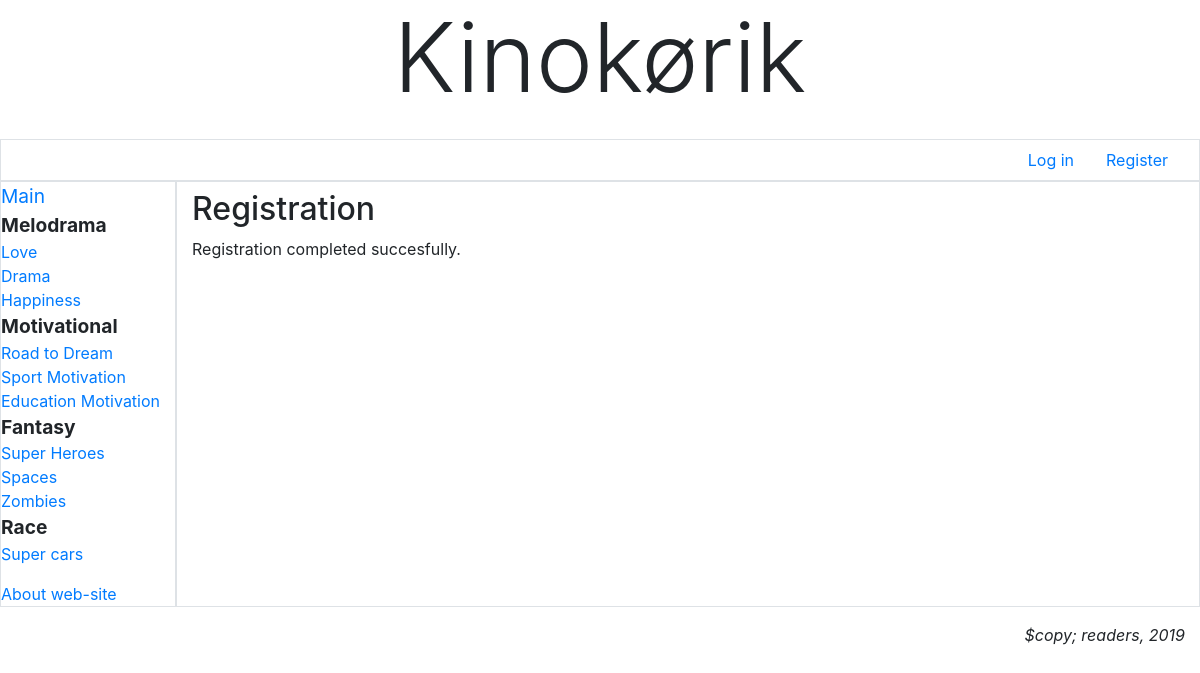
Page /accounts/register/done/ on the committed database.
### main/models.py (models this page shows)
class Category(models.Model):
	name = models.CharField(max_length=20, db_index=True, unique=True, verbose_name='Title')
	order = models.SmallIntegerField(default=0, db_index=True,verbose_name='order')
	super_category = models.ForeignKey('SuperCategory', on_delete=models.PROTECT, null=True, blank=True, verbose_name='Category')

### main/views.py (the view)
# urls.py: path('accounts/register/done/', RegisterDoneView.as_view(), name='register_done'),
class RegisterDoneView(TemplateView):
	template_name = 'main/register_done.html'

### main/models.py (called while the page is built)
	def get_queryset(self):
		return super().get_queryset().filter(super_category__isnull=False)

### templates/main/register_done.html (shortened to what this page needs)
{% extends "layout/basic.html" %}
{% block content %}
<h2>Registration</h2>
<p>Registration completed succesfully.</p>
{% endblock %}

### templates/layout/basic.html (shortened to what this page needs)
{% load bootstrap4 %}
{% load static %}
<!DOCTYPE html>
<html lang="en">
<head>
	{% bootstrap_css %}
	<link rel="stylesheet" type="text/css" href="{% static 'main/style.css' %}">
</head>
<body class="container-fluid">
	<header class="mb-4">
		<h1 class="display-1 text-center">Kinokørik</h1>
	</header>
	<div class="row">
		<ul class="col nav justify-content-end border">
			{% if user.is_authenticated %}
			<li class="nav-item dropdown"><a class="nav-link dropdown-toggle" data-toggle="dropdown" href="#">Profile</a>
				<div class="dropdown-menu">
					<a class="dropdown-item" href="{% url 'main:profile' %}">My Movies</a>
					<a class="dropdown-item" href="{% url 'main:profile_change' %}">Change personal data</a>
					<a class="dropdown-item" href="{% url 'main:password_change'%}">Change password</a>
					<div class="dropdown-divider"></div>
					<a class="dropdown-item" href="{% url 'main:logout' %}">Exit</a>
					<div class="dropdown-divider"></div>
					<a class="dropdown-item" href="{% url 'main:profile_delete' %}">Delete</a>
				</div>
			</li>
			{% else %}
			<li class="nav-item"><a class="nav-link" href="{% url 'main:login' %}">Log in</a></li>
			{% endif %}
			<li class="nav-item"><a class="nav-link" href="{% url 'main:register' %}">Register</a></li>
		</ul>
	</div>
	<div class="row">
		<nav class="col-md-auto nav flex-column border">
			<a class="main-class root" href="{% url 'main:index' %}">Main</a>
			{% for category in categories %}
			{% ifchanged category.super_category.pk %}
			<span class="span-class root font-weight-bold">{{ category.super_category.name }}</span>
			{% endifchanged %}
			<a href="{% url 'main:by_category' pk=category.pk %}">{{ category.name }}</a>
			{% endfor %}
			<a class="about-site" href="{% url 'main:other' page='about' %}">About web-site</a>
		</nav>
		<section class="col border py-2">
			{% block content %}
			{% endblock %}
		</section>
	</div>
	<footer class="mt-3">
		<p class="text-right font-italic">$copy; readers, 2019</p>
	</footer>
</body>
</html>

### static/main/style.css (style rules this page uses)
.root { font-size: larger; }

### rows in the picture
Category: super_category.name "Melodrama", name "Love"
Category: name "Drama"
Category: name "Happiness"
Category: super_category.name "Motivational", name "Road to Dream"
Category: name "Sport Motivation"
Category: name "Education Motivation"
Category: super_category.name "Fantasy", name "Super Heroes"
Category: name "Spaces"
Category: name "Zombies"
Category: super_category.name "Race", name "Super cars"
